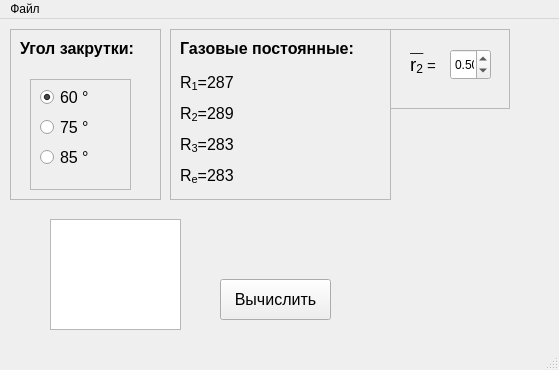
<?xml version="1.0" encoding="UTF-8"?>
<ui version="4.0">
 <class>MainWindow</class>
 <widget class="QMainWindow" name="MainWindow">
  <property name="geometry">
   <rect>
    <x>0</x>
    <y>0</y>
    <width>559</width>
    <height>370</height>
   </rect>
  </property>
  <property name="windowTitle">
   <string>MainWindow</string>
  </property>
  <widget class="QWidget" name="centralwidget">
   <widget class="QPushButton" name="btn1">
    <property name="geometry">
     <rect>
      <x>220</x>
      <y>260</y>
      <width>111</width>
      <height>41</height>
     </rect>
    </property>
    <property name="sizePolicy">
     <sizepolicy hsizetype="Fixed" vsizetype="Fixed">
      <horstretch>0</horstretch>
      <verstretch>0</verstretch>
     </sizepolicy>
    </property>
    <property name="font">
     <font>
      <pointsize>12</pointsize>
     </font>
    </property>
    <property name="autoFillBackground">
     <bool>false</bool>
    </property>
    <property name="text">
     <string>Вычислить</string>
    </property>
   </widget>
   <widget class="QFrame" name="frame">
    <property name="geometry">
     <rect>
      <x>170</x>
      <y>10</y>
      <width>221</width>
      <height>171</height>
     </rect>
    </property>
    <property name="frameShape">
     <enum>QFrame::StyledPanel</enum>
    </property>
    <property name="frameShadow">
     <enum>QFrame::Raised</enum>
    </property>
    <widget class="QLabel" name="label_8">
     <property name="geometry">
      <rect>
       <x>10</x>
       <y>10</y>
       <width>191</width>
       <height>20</height>
      </rect>
     </property>
     <property name="frameShape">
      <enum>QFrame::NoFrame</enum>
     </property>
     <property name="text">
      <string>&lt;html&gt;&lt;head/&gt;&lt;body&gt;&lt;p&gt;&lt;span style=&quot; font-size:12pt; font-weight:600;&quot;&gt;Газовые постоянные:&lt;/span&gt;&lt;/p&gt;&lt;/body&gt;&lt;/html&gt;</string>
     </property>
    </widget>
    <widget class="QLabel" name="label">
     <property name="geometry">
      <rect>
       <x>10</x>
       <y>40</y>
       <width>121</width>
       <height>121</height>
      </rect>
     </property>
     <property name="text">
      <string>&lt;html&gt;&lt;head/&gt;&lt;body&gt;&lt;p&gt;&lt;span style=&quot; font-size:12pt;&quot;&gt;R&lt;/span&gt;&lt;span style=&quot; font-size:12pt; vertical-align:sub;&quot;&gt;1&lt;/span&gt;&lt;span style=&quot; font-size:12pt;&quot;&gt;=287&lt;/span&gt;&lt;/p&gt;&lt;p&gt;&lt;span style=&quot; font-size:12pt;&quot;&gt;R&lt;/span&gt;&lt;span style=&quot; font-size:12pt; vertical-align:sub;&quot;&gt;2&lt;/span&gt;&lt;span style=&quot; font-size:12pt;&quot;&gt;=289&lt;/span&gt;&lt;/p&gt;&lt;p&gt;&lt;span style=&quot; font-size:12pt;&quot;&gt;R&lt;/span&gt;&lt;span style=&quot; font-size:12pt; vertical-align:sub;&quot;&gt;3&lt;/span&gt;&lt;span style=&quot; font-size:12pt;&quot;&gt;=283&lt;/span&gt;&lt;/p&gt;&lt;p&gt;&lt;span style=&quot; font-size:12pt;&quot;&gt;R&lt;/span&gt;&lt;span style=&quot; font-size:12pt; vertical-align:sub;&quot;&gt;e&lt;/span&gt;&lt;span style=&quot; font-size:12pt;&quot;&gt;=283&lt;/span&gt;&lt;/p&gt;&lt;/body&gt;&lt;/html&gt;</string>
     </property>
    </widget>
    <zorder>label_8</zorder>
    <zorder>label</zorder>
    <zorder>frame_2</zorder>
   </widget>
   <widget class="QFrame" name="frame_2">
    <property name="geometry">
     <rect>
      <x>10</x>
      <y>10</y>
      <width>151</width>
      <height>171</height>
     </rect>
    </property>
    <property name="frameShape">
     <enum>QFrame::StyledPanel</enum>
    </property>
    <property name="frameShadow">
     <enum>QFrame::Raised</enum>
    </property>
    <widget class="QLabel" name="label_7">
     <property name="geometry">
      <rect>
       <x>10</x>
       <y>10</y>
       <width>131</width>
       <height>20</height>
      </rect>
     </property>
     <property name="frameShape">
      <enum>QFrame::NoFrame</enum>
     </property>
     <property name="text">
      <string>&lt;html&gt;&lt;head/&gt;&lt;body&gt;&lt;p&gt;&lt;span style=&quot; font-size:12pt; font-weight:600;&quot;&gt;Угол закрутки:&lt;/span&gt;&lt;/p&gt;&lt;/body&gt;&lt;/html&gt;</string>
     </property>
    </widget>
    <widget class="QFrame" name="frame_5">
     <property name="geometry">
      <rect>
       <x>20</x>
       <y>50</y>
       <width>101</width>
       <height>111</height>
      </rect>
     </property>
     <property name="frameShape">
      <enum>QFrame::StyledPanel</enum>
     </property>
     <property name="frameShadow">
      <enum>QFrame::Sunken</enum>
     </property>
     <property name="lineWidth">
      <number>1</number>
     </property>
     <widget class="QRadioButton" name="radioButton_1">
      <property name="geometry">
       <rect>
        <x>10</x>
        <y>10</y>
        <width>51</width>
        <height>17</height>
       </rect>
      </property>
      <property name="font">
       <font>
        <pointsize>12</pointsize>
       </font>
      </property>
      <property name="text">
       <string>60 °</string>
      </property>
      <property name="checked">
       <bool>true</bool>
      </property>
     </widget>
     <widget class="QRadioButton" name="radioButton_2">
      <property name="geometry">
       <rect>
        <x>10</x>
        <y>40</y>
        <width>51</width>
        <height>17</height>
       </rect>
      </property>
      <property name="font">
       <font>
        <pointsize>12</pointsize>
       </font>
      </property>
      <property name="text">
       <string>75 °</string>
      </property>
     </widget>
     <widget class="QRadioButton" name="radioButton_3">
      <property name="geometry">
       <rect>
        <x>10</x>
        <y>70</y>
        <width>51</width>
        <height>17</height>
       </rect>
      </property>
      <property name="font">
       <font>
        <pointsize>12</pointsize>
       </font>
      </property>
      <property name="text">
       <string>85 °</string>
      </property>
     </widget>
    </widget>
    <zorder>label_7</zorder>
    <zorder>frame_5</zorder>
    <zorder>frame_5</zorder>
   </widget>
   <widget class="QFrame" name="frame_3">
    <property name="geometry">
     <rect>
      <x>390</x>
      <y>10</y>
      <width>120</width>
      <height>80</height>
     </rect>
    </property>
    <property name="frameShape">
     <enum>QFrame::StyledPanel</enum>
    </property>
    <property name="frameShadow">
     <enum>QFrame::Raised</enum>
    </property>
    <widget class="QDoubleSpinBox" name="dblSpinBox_1">
     <property name="geometry">
      <rect>
       <x>60</x>
       <y>20</y>
       <width>41</width>
       <height>31</height>
      </rect>
     </property>
     <property name="wrapping">
      <bool>true</bool>
     </property>
     <property name="decimals">
      <number>2</number>
     </property>
     <property name="minimum">
      <double>0.500000000000000</double>
     </property>
     <property name="maximum">
      <double>0.800000000000000</double>
     </property>
     <property name="singleStep">
      <double>0.050000000000000</double>
     </property>
     <property name="value">
      <double>0.500000000000000</double>
     </property>
    </widget>
    <widget class="QLabel" name="lbl_27">
     <property name="geometry">
      <rect>
       <x>20</x>
       <y>20</y>
       <width>41</width>
       <height>31</height>
      </rect>
     </property>
     <property name="text">
      <string>&lt;html&gt;&lt;head/&gt;&lt;body&gt;&lt;p&gt;&lt;span style=&quot; font-size:14pt;&quot;&gt;r&lt;/span&gt;&lt;span style=&quot; font-size:14pt; vertical-align:sub;&quot;&gt;2&lt;/span&gt;&lt;span style=&quot; font-size:11pt;&quot;&gt; =&lt;/span&gt;&lt;/p&gt;&lt;/body&gt;&lt;/html&gt;</string>
     </property>
    </widget>
    <widget class="QLabel" name="label_10">
     <property name="geometry">
      <rect>
       <x>20</x>
       <y>10</y>
       <width>16</width>
       <height>16</height>
      </rect>
     </property>
     <property name="text">
      <string>__</string>
     </property>
    </widget>
   </widget>
   <widget class="QTextEdit" name="textEdit">
    <property name="geometry">
     <rect>
      <x>50</x>
      <y>200</y>
      <width>131</width>
      <height>111</height>
     </rect>
    </property>
   </widget>
   <zorder>btn1</zorder>
   <zorder>frame</zorder>
   <zorder>label</zorder>
   <zorder>frame_2</zorder>
   <zorder>frame_3</zorder>
   <zorder>textEdit</zorder>
  </widget>
  <widget class="QMenuBar" name="menubar">
   <property name="geometry">
    <rect>
     <x>0</x>
     <y>0</y>
     <width>559</width>
     <height>21</height>
    </rect>
   </property>
   <widget class="QMenu" name="menu">
    <property name="title">
     <string>Файл</string>
    </property>
    <addaction name="action"/>
    <addaction name="action_2"/>
    <addaction name="separator"/>
    <addaction name="action_3"/>
   </widget>
   <addaction name="menu"/>
  </widget>
  <widget class="QStatusBar" name="statusbar"/>
  <action name="action">
   <property name="text">
    <string>Сохранить результат</string>
   </property>
   <property name="shortcut">
    <string>Ctrl+S</string>
   </property>
  </action>
  <action name="action_2">
   <property name="text">
    <string>Загрузить результат</string>
   </property>
  </action>
  <action name="action_3">
   <property name="text">
    <string>Выход</string>
   </property>
  </action>
 </widget>
 <resources/>
 <connections/>
</ui>
